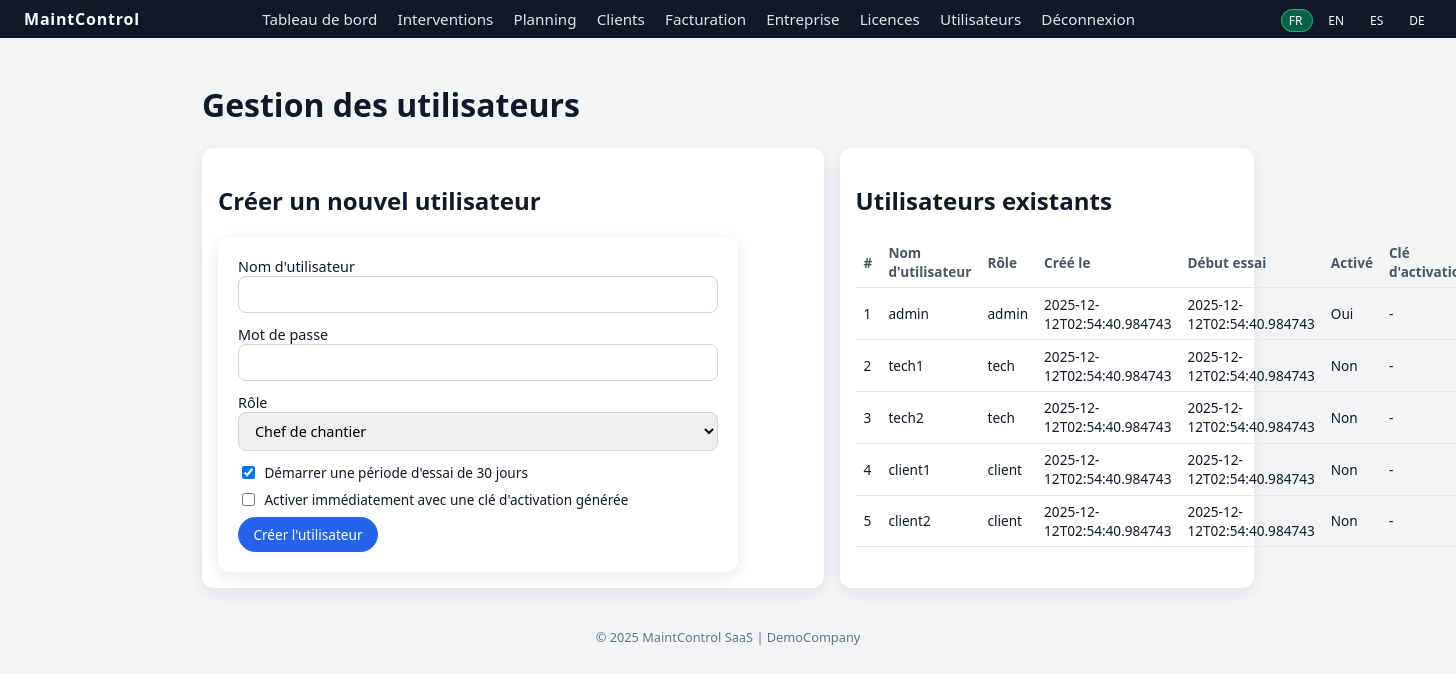
/admin/users (signed in), run on an earlier commit of the app's database.
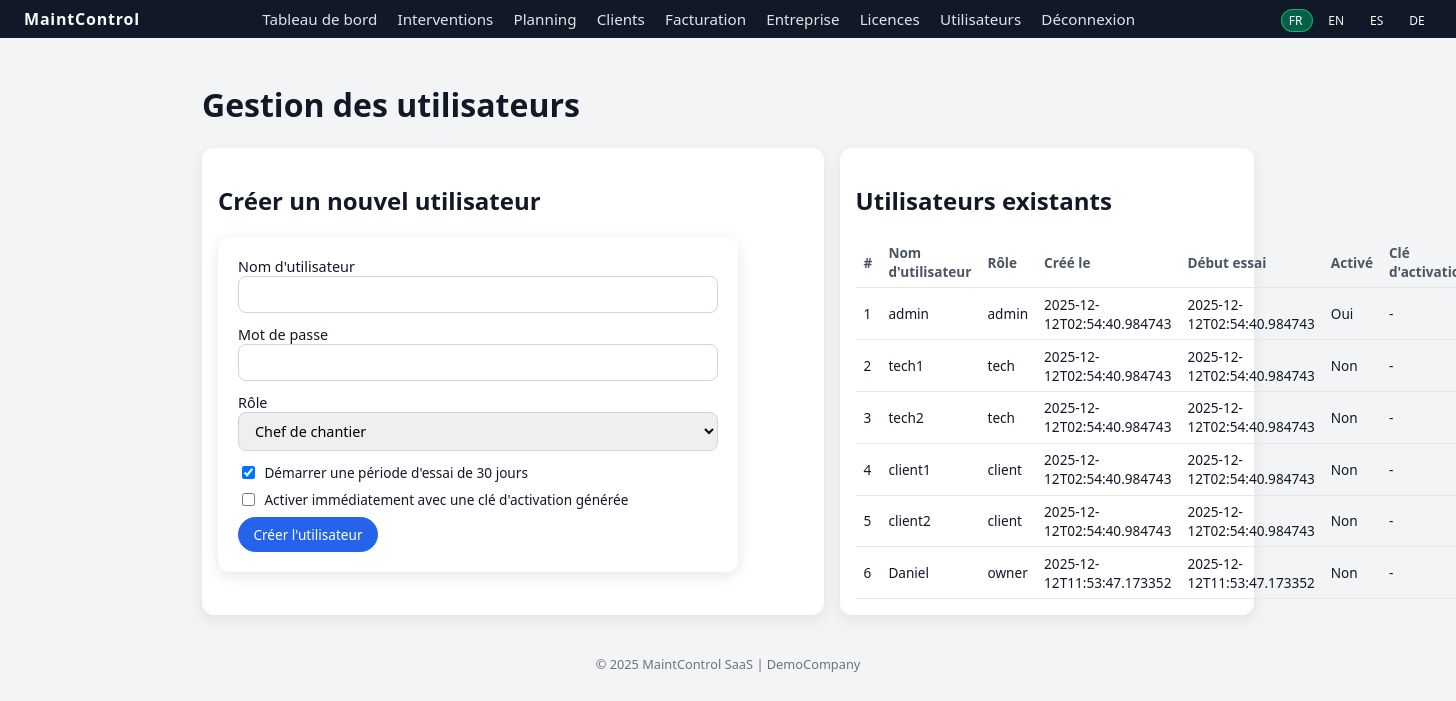
And on a later commit of the database.
### tables this page shows
CREATE TABLE users (
            id INTEGER PRIMARY KEY AUTOINCREMENT,
            username TEXT UNIQUE NOT NULL,
            password TEXT NOT NULL,
            role TEXT NOT NULL, -- admin, tech, client
            company_id INTEGER NOT NULL,
            created_at TEXT NOT NULL,
            trial_start TEXT,
            is_activated INTEGER DEFAULT 0,
            license_key TEXT,
            FOREIGN KEY(company_id) REFERENCES companies(id)
        );

CREATE TABLE companies (
            id INTEGER PRIMARY KEY AUTOINCREMENT,
            name TEXT NOT NULL,
            domain TEXT,
            created_at TEXT NOT NULL,
            is_active INTEGER DEFAULT 1,
            plan_name TEXT,
            plan_price REAL
        );

### app.py (the view, shortened to what this page needs)
@app.route("/admin/users", methods=["GET", "POST"])
@require_login
def admin_users():
    admin = get_current_user()
    if admin["role"] not in ("admin","owner"):
        return "Forbidden", 403
    company = get_current_company(admin)
    conn = get_db()
    c = conn.cursor()
    c.execute("""
        SELECT id, username, role, created_at, trial_start, is_activated, license_key
        FROM users
        WHERE company_id = ?
        ORDER BY id
    """, (company["id"],))
    users = c.fetchall()
    conn.close()
    return render_template("admin_users.html", users=users, current_role=admin["role"])

### app.py (called while the page is built, shortened)
def get_db():
    conn = sqlite3.connect(DATABASE)
    conn.row_factory = sqlite3.Row
    return conn

def get_current_user():
    uid = session.get("user_id")
    if not uid:
        return None
    conn = get_db()
    c = conn.cursor()
    c.execute("SELECT * FROM users WHERE id = ?", (uid,))
    row = c.fetchone()
    conn.close()
    return row

def get_current_company(user=None):
    if user is None:
        user = get_current_user()
    if not user:
        return None
    conn = get_db()
    c = conn.cursor()
    c.execute("SELECT * FROM companies WHERE id = ?", (user["company_id"],))
    company = c.fetchone()
    conn.close()
    return company

def is_trial_expired(user):
    if user is None:
        return False
    if user["role"] == "admin":
        return False

def remaining_trial_days(user):
    if user is None or user["role"] == "admin" or user["is_activated"] or not user["trial_start"]:
        return None
    start = datetime.fromisoformat(user["trial_start"])
    remaining = (start + timedelta(days=TRIAL_DAYS) - datetime.utcnow()).days
    return max(0, remaining)

def require_login(f):
    from functools import wraps
    @wraps(f)
    def wrapper(*args, **kwargs):
        if not session.get("user_id"):
            return redirect(url_for("login"))
        return f(*args, **kwargs)
    return wrapper

@app.context_processor
def inject_globals():
    user = get_current_user()
    lang = session.get("lang", DEFAULT_LANG)
    return {
        "current_user": user,
        "current_company": get_current_company(user) if user else None,
        "trial_days_left": remaining_trial_days(user) if user else None,
        "is_trial_expired": is_trial_expired(user) if user else False,
        "lang": lang,
        "supported_langs": SUPPORTED_LANGS,
    }

### templates/admin_users.html (shortened to what this page needs)
{% extends "base.html" %}
{% block content %}
<h1 data-i18n="users_title">Gestion des utilisateurs</h1>
<section class="grid-two">
  <div class="card">
    <h2 data-i18n="users_create">Créer un nouvel utilisateur</h2>
    <form method="post" class="form">
      <label>
        <span data-i18n="users_username">Nom d'utilisateur</span>
        <input type="text" name="username" required>
      </label>
      <label>
        <span data-i18n="users_password">Mot de passe</span>
        <input type="password" name="password" required>
      </label>
      <label>
  <span data-i18n="users_role">Rôle</span>
  {% if current_user.role == 'owner' %}
    <select name="role">
      {% if current_role == 'admin' %}
        <option value="owner" data-i18n="role_owner">Patron</option>
      {% endif %}
      <option value="manager" selected data-i18n="role_manager">Chef de chantier</option>
      <option value="employee" data-i18n="role_employee">Salarié</option>
      <option value="tech" data-i18n="role_tech">Technicien</option>
      <option value="client" data-i18n="role_client">Client</option>
    </select>
    <small style="opacity:.8">Le patron ne peut pas créer d'admin, ni modifier les rôles existants.</small>
  {% else %}
    <select name="role">
      <option value="manager" selected data-i18n="role_manager">Chef de chantier</option>
    </select>
  {% endif %}
</label>
      <label class="checkbox-row">
        <input type="checkbox" name="start_trial" checked>
        <span data-i18n="users_start_trial">Démarrer une période d'essai de 30 jours</span>
      </label>
      <label class="checkbox-row">
        <input type="checkbox" name="activate_now">
        <span data-i18n="users_activate_now">Activer immédiatement avec une clé d'activation générée</span>
      </label>
      <button type="submit" class="btn primary" data-i18n="users_create_btn">Créer l'utilisateur</button>
    </form>
  </div>
  <div class="card">
    <h2 data-i18n="users_list">Utilisateurs existants</h2>
    <table class="table">
      <thead>
        <tr>
          <th>#</th>
          <th data-i18n="users_username">Nom d'utilisateur</th>
          <th data-i18n="users_role">Rôle</th>
          <th data-i18n="users_created_at">Créé le</th>
          <th data-i18n="users_trial_start">Début essai</th>
          <th data-i18n="users_activated">Activé</th>
          <th data-i18n="users_license_key">Clé</th>
        </tr>
      </thead>
      <tbody>
        {% for u in users %}
        <tr>
          <td>{{ u.id }}</td>
          <td>{{ u.username }}</td>
          <td>{{ u.role }}</td>
          <td>{{ u.created_at }}</td>
          <td>{{ u.trial_start or '-' }}</td>
          <td>{{ 'Oui' if u.is_activated else 'Non' }}</td>
          <td>{{ u.license_key or '-' }}</td>
        </tr>
        {% else %}
        <tr><td colspan="8" data-i18n="no_data">Aucune donnée</td></tr>
        {% endfor %}
      </tbody>
    </table>
  </div>
</section>
{% endblock %}

### templates/base.html (shortened to what this page needs)
<!doctype html>
<html lang="{{ lang }}">
  <head>
    <link href="{{ url_for('static', filename='css/style.css') }}" rel="stylesheet">
  </head>
  <body data-lang="{{ lang }}" class="{% block body_class %}{% endblock %}">
    <header class="topbar">
      <div class="logo">MaintControl</div>
      {% if current_user %}
      <nav class="nav">
        <a href="{{ url_for('dashboard') }}" data-i18n="nav_dashboard">Tableau de bord</a>
        <a href="{{ url_for('list_interventions') }}" data-i18n="nav_interventions">Interventions</a>
        <a href="{{ url_for('planning') }}" data-i18n="nav_planning">Planning</a>
        <a href="{{ url_for('customers') }}" data-i18n="nav_customers">Clients</a>
        {% if current_user.role == 'admin' %}
        <a href="{{ url_for('billing') }}" data-i18n="nav_billing">Facturation</a>
        <a href="{{ url_for('company_settings') }}" data-i18n="nav_company">Entreprise</a>
        <a href="{{ url_for('admin_licenses') }}" data-i18n="nav_licenses">Licences</a>
                {% endif %}
        {% if current_user.role in ['admin','owner'] %}
        <a href="{{ url_for('admin_users') }}" data-i18n="nav_users">Utilisateurs</a>
        {% endif %}
        <a href="{{ url_for('logout') }}" data-i18n="nav_logout">Déconnexion</a>
      </nav>
      {% endif %}
      <div class="lang-switcher">
        {% for l in supported_langs %}
          <a href="{{ url_for('set_lang', lang_code=l) }}" class="{% if l==lang %}active{% endif %}">
            {{ l.upper() }}
          </a>
        {% endfor %}
      </div>
    </header>
    <main class="container">
      {% block content %}{% endblock %}
    </main>
    <footer class="footer">
      <span>&copy; {{ 2025 }} MaintControl SaaS</span>
      {% if current_company %}
        <span class="footer-company"> | {{ current_company.name }} {% if current_company.domain %}({{ current_company.domain }}){% endif %}</span>
      {% endif %}
    </footer>
  </body>
</html>

### static/css/style.css (style rules this page uses)
* { box-sizing: border-box; font-family: system-ui, -apple-system, BlinkMacSystemFont, "Segoe UI", sans-serif; }
body { margin: 0; background: #f3f4f6; color: #111827; }
a { color: inherit; text-decoration: none; }
.topbar { background: #111827; color: #f9fafb; display: flex; align-items: center; padding: 0.5rem 1.5rem; justify-content: space-between; }
.logo { font-weight: 700; letter-spacing: 0.05em; }
.nav a { margin-right: 1rem; font-size: 0.95rem; opacity: 0.9; }
.lang-switcher a { margin-left: 0.5rem; padding: 0.15rem 0.4rem; border-radius: 999px; font-size: 0.75rem; border: 1px solid transparent; }
.lang-switcher a.active { border-color: #10b981; background: #065f46; }
.container { padding: 1.5rem; max-width: 1100px; margin: 0 auto; }
.footer { text-align: center; padding: 1rem; font-size: 0.8rem; color: #6b7280; }
label { display: block; margin-bottom: 0.75rem; font-size: 0.9rem; }
input[type="text"], input[type="password"], input[type="number"], textarea, select { width: 100%; padding: 0.5rem 0.75rem; border-radius: 0.5rem; border: 1px solid #d1d5db; font-size: 0.9rem; }
.btn { display: inline-flex; align-items: center; justify-content: center; padding: 0.45rem 0.9rem; border-radius: 999px; font-size: 0.85rem; border: 1px solid #d1d5db; background: white; cursor: pointer; }
.btn.primary { border-color: #2563eb; background: #2563eb; color: white; }
.grid-two { display: grid; grid-template-columns: minmax(0, 1.5fr) minmax(0, 1fr); gap: 1rem; }
.card { background: white; border-radius: 0.75rem; padding: 1rem; box-shadow: 0 5px 15px rgba(15,23,42,0.08); }
.table { width: 100%; border-collapse: collapse; font-size: 0.85rem; }
.table th, .table td { padding: 0.4rem 0.5rem; border-bottom: 1px solid #e5e7eb; }
.table th { text-align: left; font-weight: 600; color: #4b5563; }
.form { max-width: 520px; background: white; padding: 1.25rem; border-radius: 0.75rem; box-shadow: 0 4px 15px rgba(15,23,42,0.1); }
.checkbox-row { display: flex; align-items: center; gap: 0.4rem; font-size: 0.85rem; margin-bottom: 0.5rem; }
.checkbox-row input[type="checkbox"] { width: auto; }

What changed in the data, as far as the page shows it:
added users: id "6", username "Daniel", role "owner", created_at "2025-12-12T11:53:47.173352", trial_start "2025-12-12T11:53:47.173352", is_activated "Non", license_key "-"
